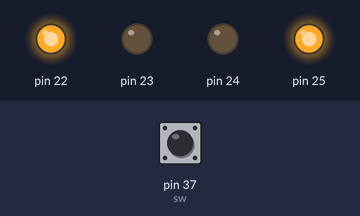
Recording of a sketch running on a simulated Arduino Mega 2560, built with avr-gcc and run on an emulated ATmega2560. On the bench: output pins drawn as LEDs (lit = HIGH). The inputs (shaded band) are chosen by the test bench; at power-on: pin 37 (sw) LOW.

Above: at 0.05 s.
At 0.65 s:
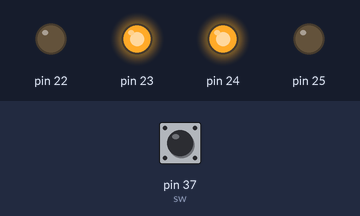
At 1.35 s:
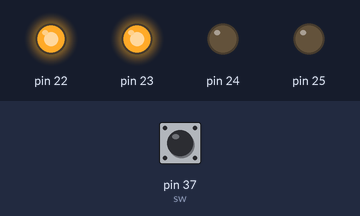
At 2.75 s:
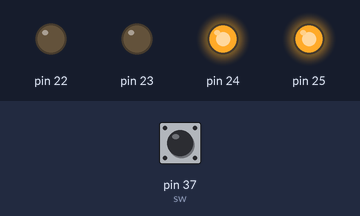
Timing chart, 0 to 3.0 s (numbered marks = the images above):
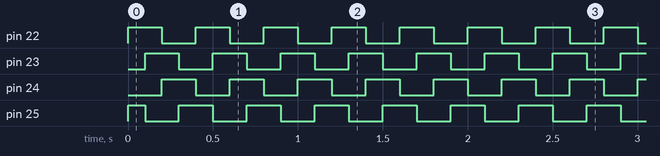

Measured:
- by itself, pin 22–24: alternates HIGH for 0.20 s and LOW for 0.20 s
- by itself, pin 25: repeats every 0.40 s: LOW 0.20 s, HIGH 0.20 s

The sketch:

punto1.ino
```cpp
int cont;
const int sw = 37;
byte const horario[4] = {0b1100, 0b0110, 0b0011, 0b1001};
byte const antih[4] = {0b1001, 0b0011, 0b0110, 0b1100};
void setup()
{
 pinMode(22, OUTPUT);
 pinMode(23, OUTPUT);
 pinMode(24, OUTPUT);
 pinMode(25, OUTPUT);
 pinMode(sw, INPUT);
}
void loop() {
 if (digitalRead(sw) == HIGH)
 {
 cont = 0;
 while (cont < 4 && digitalRead(sw) == HIGH)
 {
 PORTA = (horario[cont]);
 delay(100);
 cont++;
 }
 }
 else
 {
 cont = 0;
 while (cont < 4 && digitalRead(sw) == LOW)
 {
 PORTA = (antih[cont]);
 delay(100);
 cont++;
 }
 }
}
```
